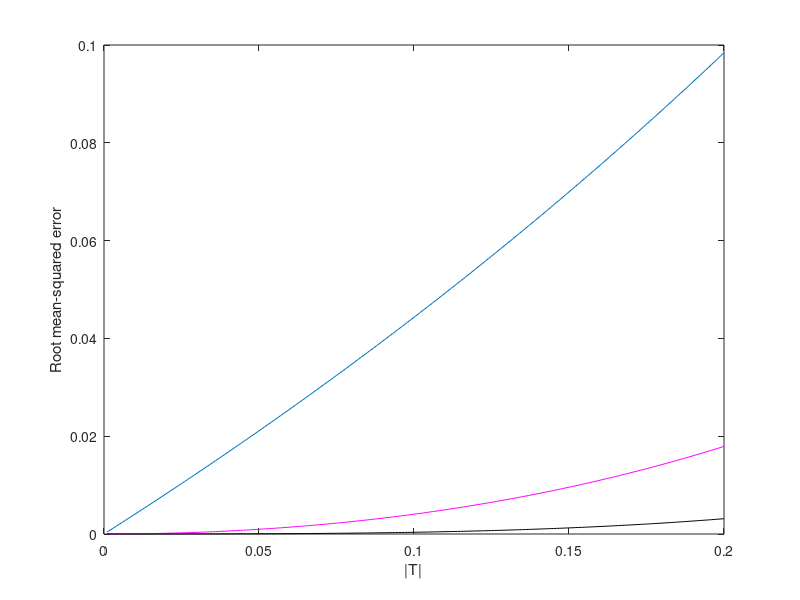
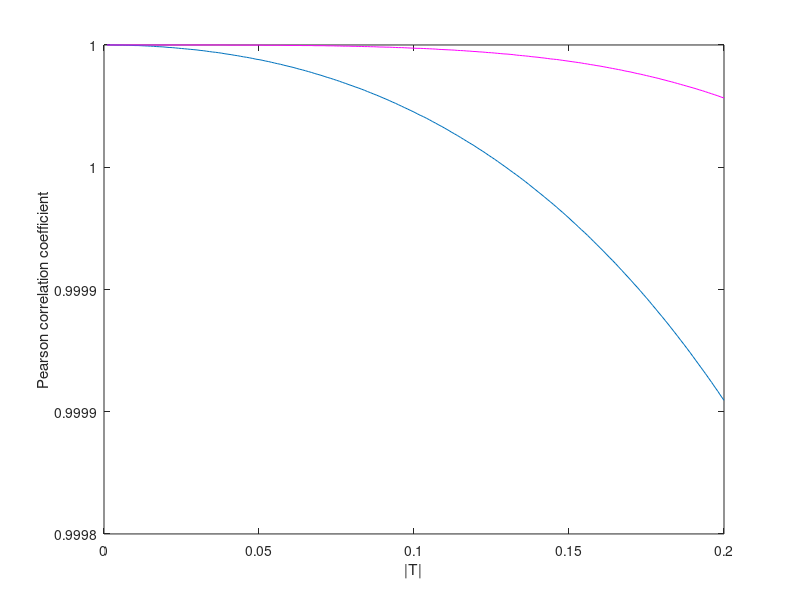

These figures' MATLAB source, in order:
y=0:0.01:0.5;
y=y(:);

k=0;
for T=0.001:0.001:0.2,
k=k+1;
T=-T;
sig_true=-(1/(2*T)*log(exp(4*T)./((1+y.^2)*exp(2*T) - y.^2).^3));
s1=-(1+3*y.^2);
lam1=2 + 18*y.^2 + 24*y.^4 ;
lam2=-(8/3 + 56*y.^2 + 192*y.^4 + 160*y.^6);

sig_0 = -s1;
sig_1 = -(-s1.^2 + 1/2*lam1) * T ;
sig_2 = -(4/3*s1.^3 - s1.*lam1 + 1/4*lam2) * T^2 ;
err0(k)=sqrt(immse(sig_true,sig_0));
rho0(k)=corr(      sig_true,sig_0);
err1(k)=sqrt(immse(sig_true,sig_0+sig_1));
err2(k)=sqrt(immse(sig_true,sig_0+sig_1+sig_2));
rho1(k)=corr(      sig_true,sig_0+sig_1);
t(k)=T;
end

plot(abs(t),err0)
hold on
plot(abs(t),err1,'m')
plot(abs(t),err2,'k')
xlabel('|T|');
ylabel('Root mean-squared error');

figure
plot(abs(t),rho0)
hold on
plot(abs(t),rho1,'m')
xlabel('|T|');
ylabel('Pearson correlation coefficient');